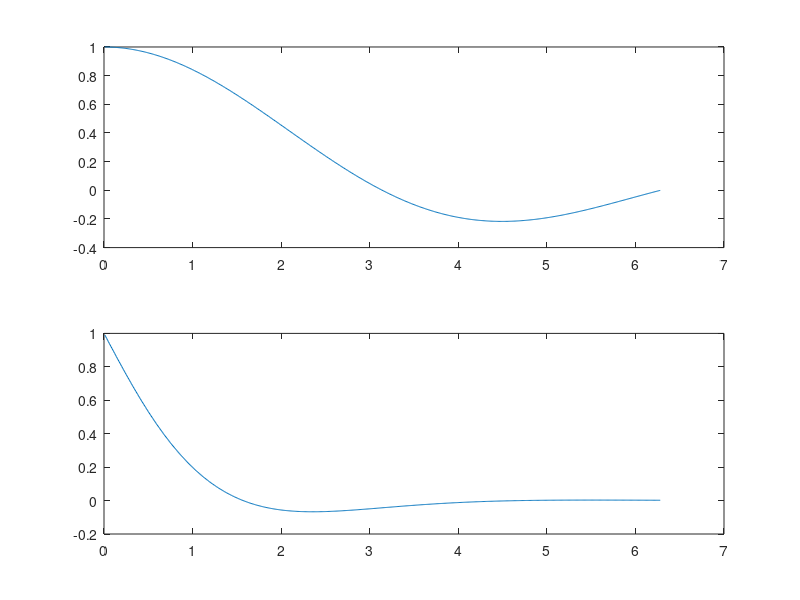
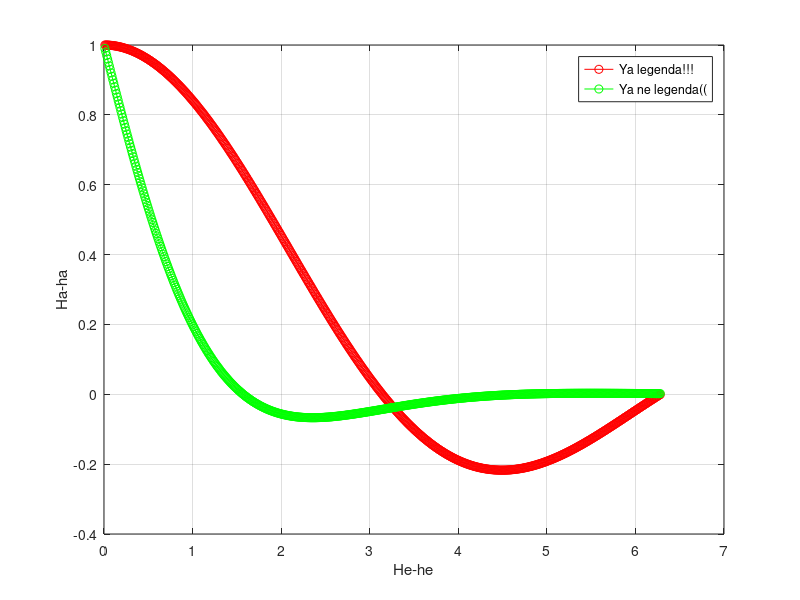
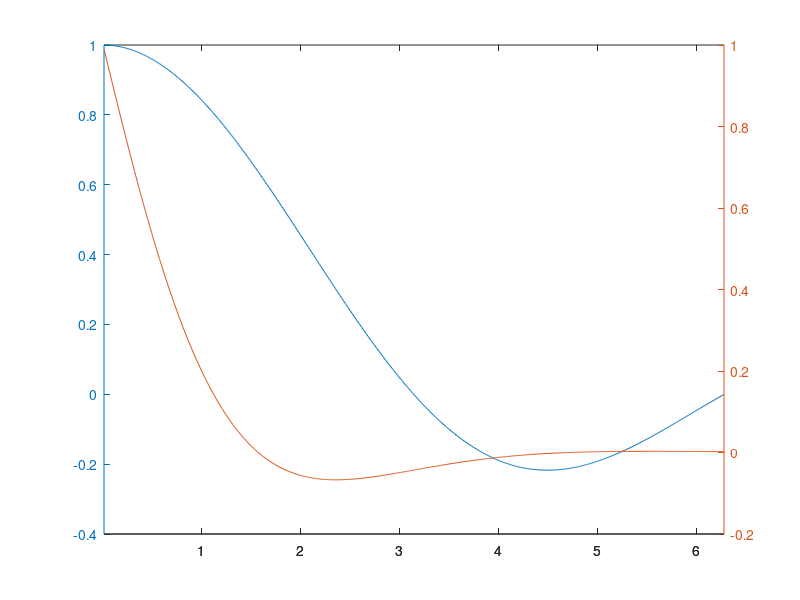
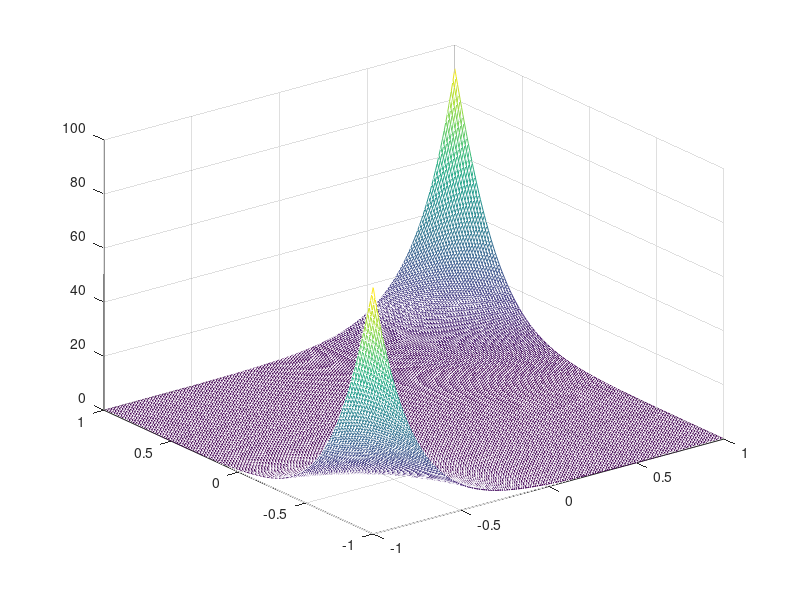

These figures' MATLAB source, in order: (Note: this script raises an error after producing the figures.)
x = 0.01:0.01:2*pi;
f = sin(x)./x;
g = exp(-x).*cos(x);
% 1
% a)
figure(1)
subplot(2,1,1)
plot(x, f)
subplot(2,1,2)
plot(x, g)
% b)
figure(2)
plot(x, f, 'ro-', x, g, 'go-')
grid on
xlabel('He-he')
ylabel('Ha-ha')
legend('Ya legenda!!!', 'Ya ne legenda((')
% c)
figure(3)
plotyy(x, f, x, g)
% 2
% a)
[x, y] = meshgrid(-1:0.01:1, -1:0.01:1);
z = (sin(x)^2 + cos(y)^2).^(x.*y);
figure(4)
mesh(x, y, z)
% b)
figure(5)
mesh(x, y, z)
colormap('hot')
% c)
figure(6)
levels = -1:0.02:1;
contour3(x, y, z, levels)
colorbar
% d)
figure(7)
surf(x, y, z)
colormap('copper')
shading interp
xlabel('ostavaisy takoi kak est')
ylabel('Ne smotri ti po storonam')
zlabel('Ne smotri')
% 3
figure(8)
u = 0:0.01:3;
v = 0:0.01:3;
x = cos(u).*cos(v);
y = sin(u).*sin(v);
z = u*v;
surf(x, y, z)
[u, v, w] = surfnorm(x, y, z);
hold on
quiver3(x, y, z, u, v, w, 4, 'k')